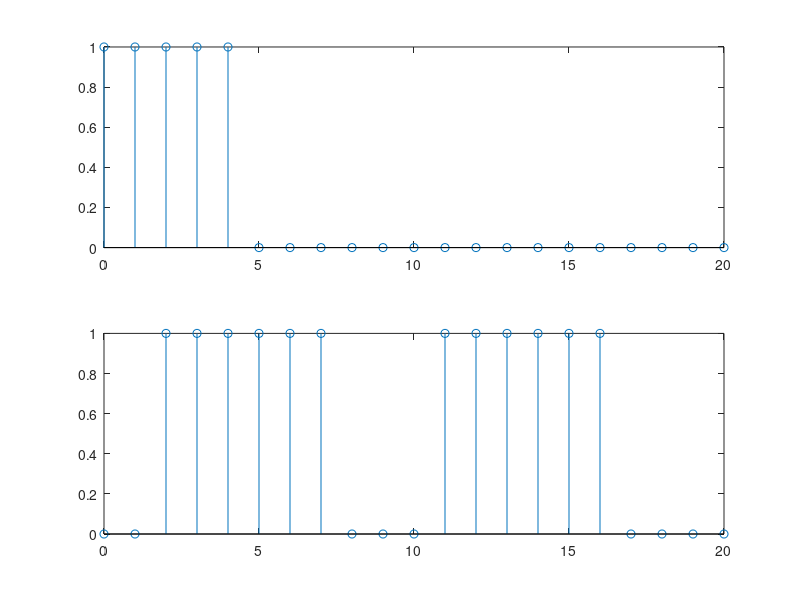
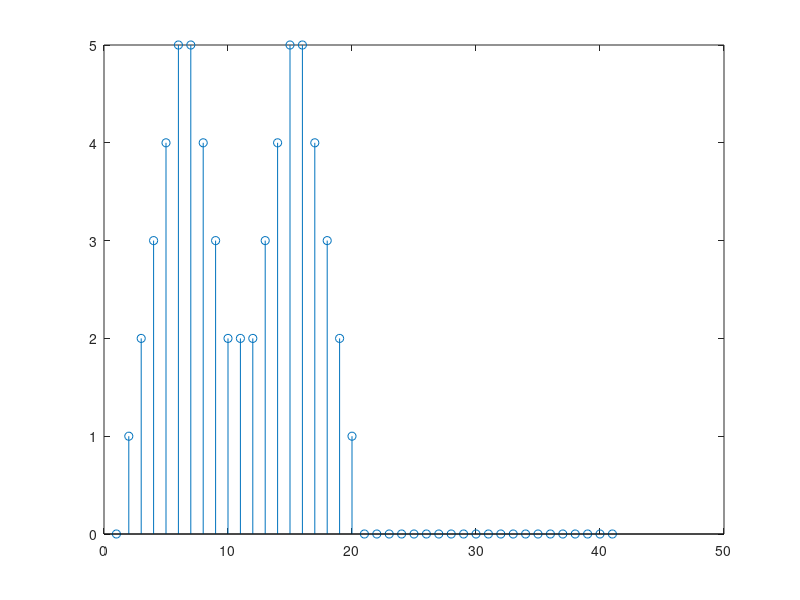

Source code (MATLAB) for these figures, in order:
x=[1,1,1,1,1,0,0,0,0,0,0,0,0,0,0,0,0,0,0,0,0];
h=[0,0,1,1,1,1,1,1,0,0,0,1,1,1,1,1,1,0,0,0,0];
n=0:size(x,2)-1;

figure(1)
subplot(2,1,1)
stem(n,x)

subplot(2,1,2)
stem(n,h)

figure(2)

%convolution이 아예 겹치지 않는 위치에서 시작한다는 것을 기억
y=conv(x,h);
y_shifted=circshift(y,[0,-1]);

stem(y_shifted)

disp(y_shifted)